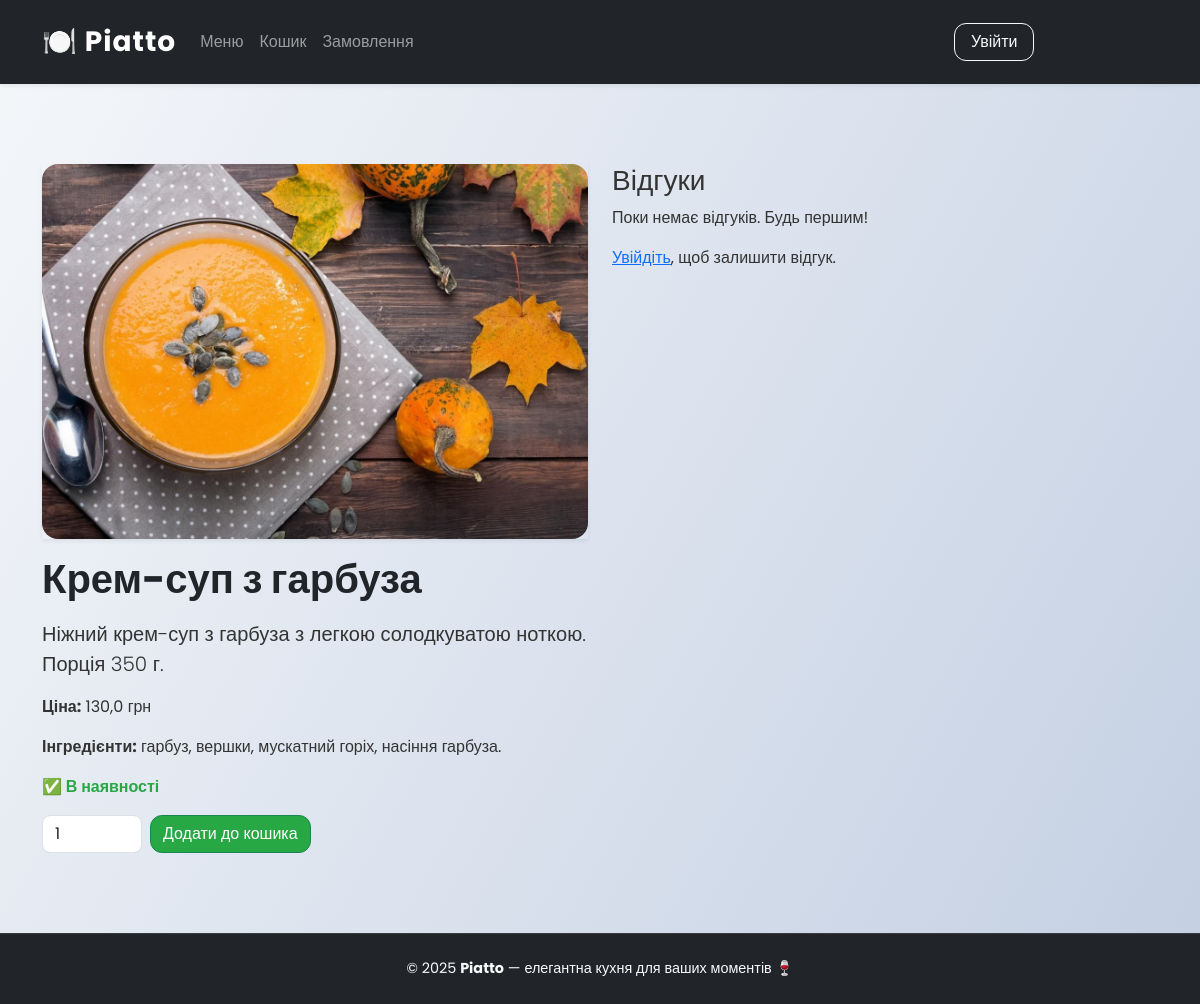
Screenshot of /menu/dish/4/ with the database file from the repository.
### menu/models.py (models this page shows, shortened)
class Dish(models.Model):
    name = models.CharField(max_length=150)
    category = models.ForeignKey(Category, on_delete=models.CASCADE, related_name="dishes")
    description = models.TextField()
    ingredients = models.TextField()
    image = models.ImageField(upload_to="dishes/", blank=True, null=True)
    price = models.FloatField(default=100.00)
    available = models.BooleanField(default=True)

### menu/views.py (the view)
# urls.py: path("dish/<int:id>/", views.dish_detail, name="dish_detail"),
def dish_detail(request, id):
    dish = get_object_or_404(Dish, id=id)
    reviews = dish.reviews.order_by('-updated_at')
    user_review = None
    if request.user.is_authenticated:
        user_review = Review.objects.filter(dish=dish, user=request.user).first()
    return render(request, "menu/dish_detail.html", {"dish": dish, "reviews": reviews, "user_review": user_review})

### templates/menu/dish_detail.html (shortened to what this page needs)
{% extends 'base.html' %}
{% block content %}
<div class="container my-5">
  <div class="row g-4">
    <div class="col-md-6">
      {% if dish.image %}
      <div class="img-frame shadow-sm mb-3">
        <img src="{{ dish.image.url }}" alt="{{ dish.name }}">
      </div>
      {% endif %}
      <h1 class="fw-bold">{{ dish.name }}</h1>
      <p class="lead">{{ dish.description }}</p>
      <p><b>Ціна:</b> {{ dish.price }} грн</p>
      <p><b>Інгредієнти:</b> {{ dish.ingredients }}</p>
      {% if dish.available %}
        <p class="text-success fw-semibold">✅ В наявності</p>
      {% else %}
        <p class="text-danger fw-semibold">❌ Немає в наявності</p>
      {% endif %}
      <form method="post" action="{% url 'cart:add_to_cart' dish.id %}" class="d-flex gap-2 mt-3">
        <input type="number" name="quantity" id="quantity" value="1" min="1" class="form-control" style="width: 100px;">
        <button type="submit" class="btn btn-success">Додати до кошика</button>
      </form>
    </div>
    <div class="col-md-6">
      <h3>Відгуки</h3>
      {% if reviews %}
        <ul class="list-group mb-3">
          {% for review in reviews %}
          <li class="list-group-item">
            <strong>{{ review.user.username }}</strong> ⭐ {{ review.rating }}/5
            <p>{{ review.comment }}</p>
            <small>
              Створено: {{ review.created_at|date:"d.m.Y H:i" }}
              {% if review.updated_at != review.created_at %}
                (оновлено: {{ review.updated_at|date:"d.m.Y H:i" }})
              {% endif %}
            </small>
            {% if user.is_staff %}
            <form method="post" action="{% url 'reviews:delete_review' review.id %}" class="mt-1">
              {% csrf_token %}
              <button type="submit" class="btn btn-sm btn-danger">Видалити</button>
            </form>
            {% endif %}
          </li>
          {% endfor %}
        </ul>
      {% else %}
        <p>Поки немає відгуків. Будь першим!</p>
      {% endif %}
      {% if user.is_authenticated %}
      <h4 class="mt-4">{% if user_review %}Оновити свій відгук{% else %}Залишити відгук{% endif %}</h4>
      <form method="post" action="{% url 'reviews:add_review' dish.id %}">
        {% csrf_token %}
        <div class="mb-2">
          <label for="rating" class="form-label">Оцінка:</label>
          <select name="rating" id="rating" class="form-select w-auto">
            {% for i in "12345" %}
            <option value="{{ i }}" {% if user_review and user_review.rating == i|add:"0" %}selected{% endif %}>{{ i }}</option>
            {% endfor %}
          </select>
        </div>
        <div class="mb-2">
          <label for="comment" class="form-label">Коментар:</label>
          <textarea name="comment" id="comment" rows="4" class="form-control">{% if user_review %}{{ user_review.comment }}{% endif %}</textarea>
        </div>
        <button type="submit" class="btn btn-primary">{% if user_review %}Оновити{% else %}Надіслати{% endif %}</button>
      </form>
      {% else %}
      <p><a href="{% url 'register:login' %}">Увійдіть</a>, щоб залишити відгук.</p>
      {% endif %}
    </div>
  </div>
</div>
{% endblock %}

### static/css/style.css (style rules this page uses)
body { font-family: 'Poppins', sans-serif; background: linear-gradient(120deg, #f5f7fa, #c3cfe2); color: #333; min-height: 100vh; display: flex; flex-direction: column; }
.card-img-top, .img-frame img { border-radius: 0.75rem 0.75rem 0 0; object-fit: cover; width: 100%; }
.img-frame img { border-radius: 1rem; max-height: 400px; }
.btn { border-radius: 0.75rem; transition: all 0.2s ease; }
.btn-success { background-color: #28a745; }
.section-title, h2, h1 { font-weight: 700; color: #212529; margin-bottom: 1rem; }
form { margin-bottom: 0; }
input, select, textarea { border-radius: 0.5rem !important; }
.text-success { color: #28a745 !important; }
.container, .card, .table, .form-control { animation: fadeInUp 0.4s ease; }

### rows the page displays
Dish: image (picture), name "Крем-суп з гарбуза", description "Ніжний крем-суп з гарбуза з легкою солодкуватою ноткою. Порція 350 г.", price "130,0", ingredients "гарбуз, вершки, мускатний горіх, насіння гарбуза."
